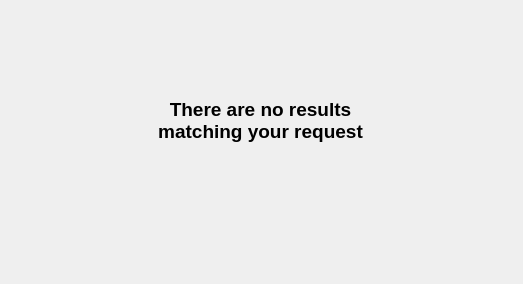
<?xml version="1.0" encoding="UTF-8"?>
<ui version="4.0">
 <class>NotFound</class>
 <widget class="QWidget" name="NotFound">
  <property name="geometry">
   <rect>
    <x>0</x>
    <y>0</y>
    <width>523</width>
    <height>284</height>
   </rect>
  </property>
  <property name="windowTitle">
   <string>Form</string>
  </property>
  <widget class="QLabel" name="label">
   <property name="geometry">
    <rect>
     <x>130</x>
     <y>60</y>
     <width>261</width>
     <height>121</height>
    </rect>
   </property>
   <property name="font">
    <font>
     <family>Segoe UI</family>
     <pointsize>14</pointsize>
     <weight>75</weight>
     <bold>true</bold>
    </font>
   </property>
   <property name="styleSheet">
    <string notr="true">font-weight: bold;</string>
   </property>
   <property name="text">
    <string>There are no results matching your request</string>
   </property>
   <property name="alignment">
    <set>Qt::AlignCenter</set>
   </property>
   <property name="wordWrap">
    <bool>true</bool>
   </property>
  </widget>
 </widget>
 <resources/>
 <connections/>
</ui>
